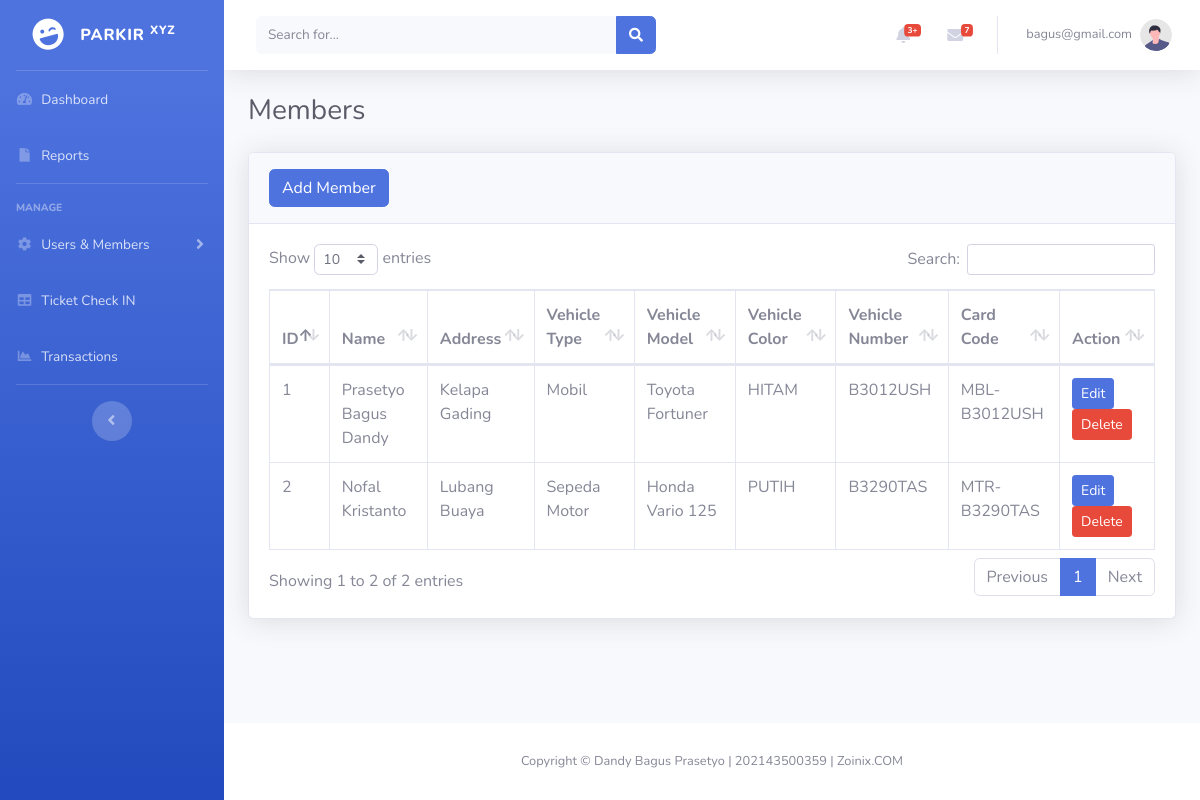
The app's page /index.php?page=members (signed in) with its own data.
### tables this page shows
CREATE TABLE IF NOT EXISTS `members` (
  `id` int NOT NULL AUTO_INCREMENT,
  `name` varchar(50) DEFAULT NULL,
  `phone` varchar(50) DEFAULT NULL,
  `address` text,
  `vehicle_type` varchar(50) DEFAULT NULL,
  `vehicle_model` varchar(50) DEFAULT NULL,
  `vehicle_color` varchar(50) DEFAULT NULL,
  `vehicle_number` varchar(50) DEFAULT NULL,
  `card_code` varchar(50) DEFAULT NULL,
  PRIMARY KEY (`id`)
);

### members.php (the view, shortened to what this page needs)
<?php
 require_once 'koneksi.php';
 $sql = "SELECT id, name, address, vehicle_type, vehicle_model, vehicle_color, vehicle_number, card_code FROM members";
 $result = $konek->query($sql);
 ?>
<div>
    <div class="card shadow mb-4">
        <div class="card-header py-3">
        <a href="index.php?page=add_member" class="btn btn-primary">Add Member</a>
        </div>
        <div class="card-body">
            <div class="table-responsive">
                <table class="table table-bordered" id="membersTable" width="100%" cellspacing="0">
                    <thead>
                        <tr>
                            <th>ID</th>
                            <th>Name</th>
                            <th>Address</th>
                            <th>Vehicle Type</th>
                            <th>Vehicle Model</th>
                            <th>Vehicle Color</th>
                            <th>Vehicle Number</th>
                            <th>Card Code</th>
                            <th>Action</th>
                        </tr>
                    </thead>
                    <tbody>
                        <?php while($row = $result->fetch_assoc()): ?>
                        <tr>
                            <td><?php echo $row['id']; ?></td>
                            <td><?php echo $row['name']; ?></td>
                            <td><?php echo $row['address']; ?></td>
                            <td><?php echo $row['vehicle_type']; ?></td>
                            <td><?php echo $row['vehicle_model']; ?></td>
                            <td><?php echo $row['vehicle_color']; ?></td>
                            <td><?php echo $row['vehicle_number']; ?></td>
                            <td><?php echo $row['card_code']; ?></td>
                            <td>
                                <a href="index.php?page=edit_member&id=<?php echo $row['id']; ?>" class="btn btn-primary btn-sm">Edit</a>
                                <a href="members.php?delete=<?php echo $row['id']; ?>" class="btn btn-danger btn-sm" onclick="return confirm('Are you sure you want to delete this member?');">Delete</a>
                            </td>
                        </tr>
                        <?php endwhile; ?>
                    </tbody>
                </table>
            </div>
        </div>
    </div>
</div>

### records on screen
members: id "1", name "Prasetyo Bagus Dandy", address "Kelapa Gading", vehicle_type "Mobil", vehicle_model "Toyota Fortuner", vehicle_color "HITAM", vehicle_number "B3012USH", card_code "MBL-B3012USH"
members: id "2", name "Nofal Kristanto", address "Lubang Buaya", vehicle_type "Sepeda Motor", vehicle_model "Honda Vario 125", vehicle_color "PUTIH", vehicle_number "B3290TAS", card_code "MTR-B3290TAS"

### other values on screen
$_SESSION['email'] "bagus@gmail.com"
$new_page "Members"
